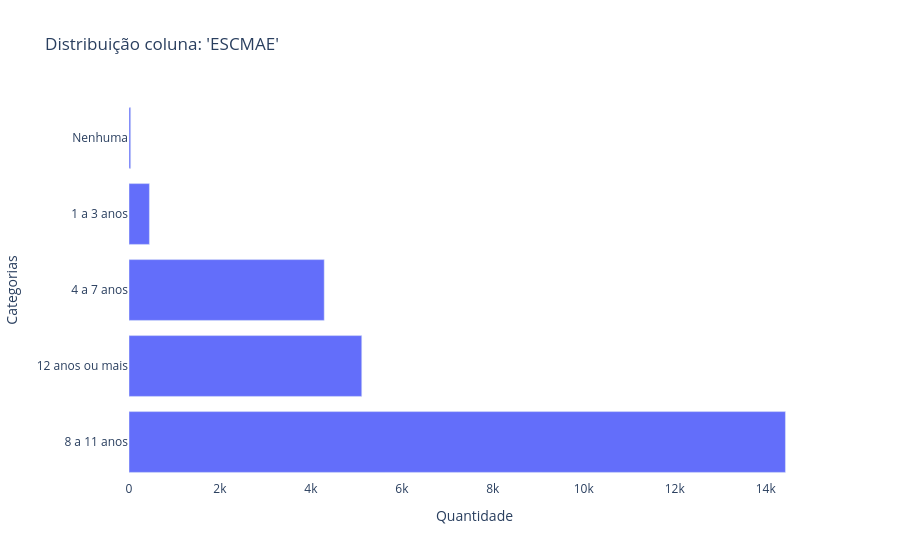
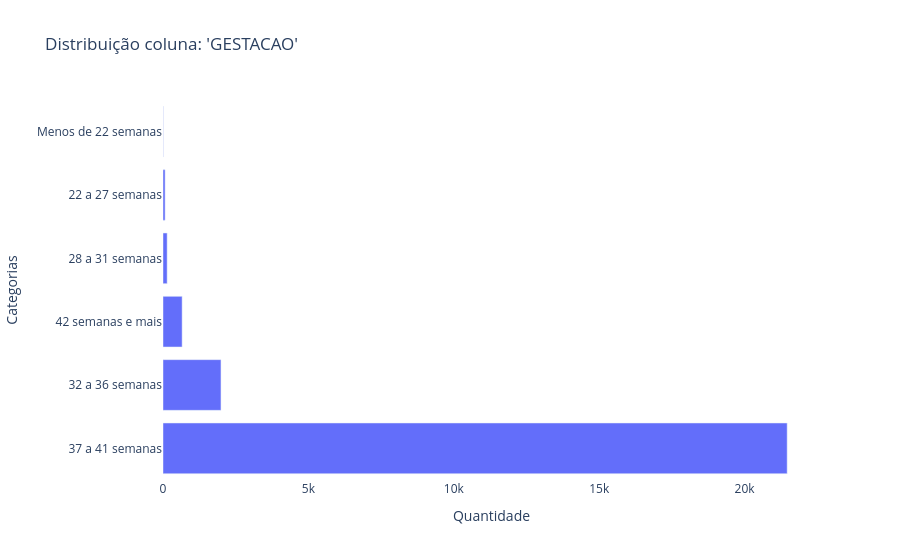
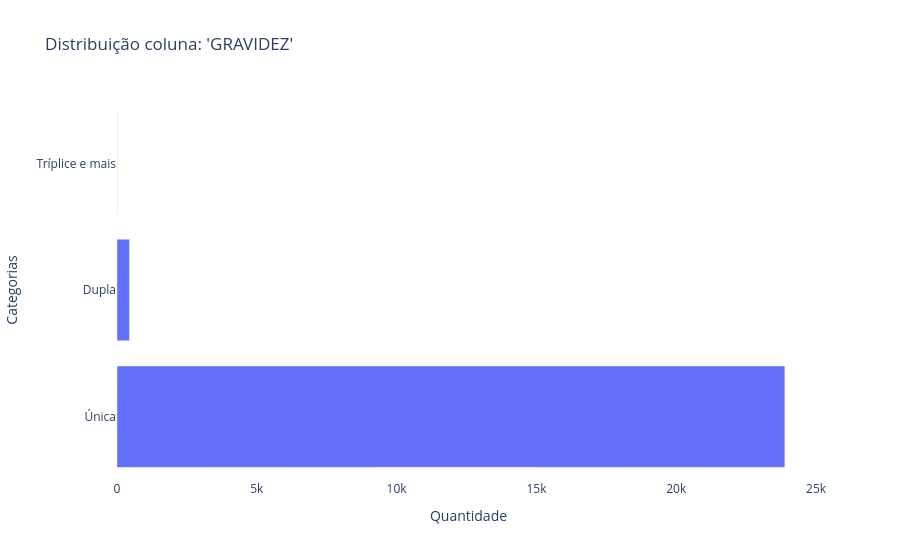
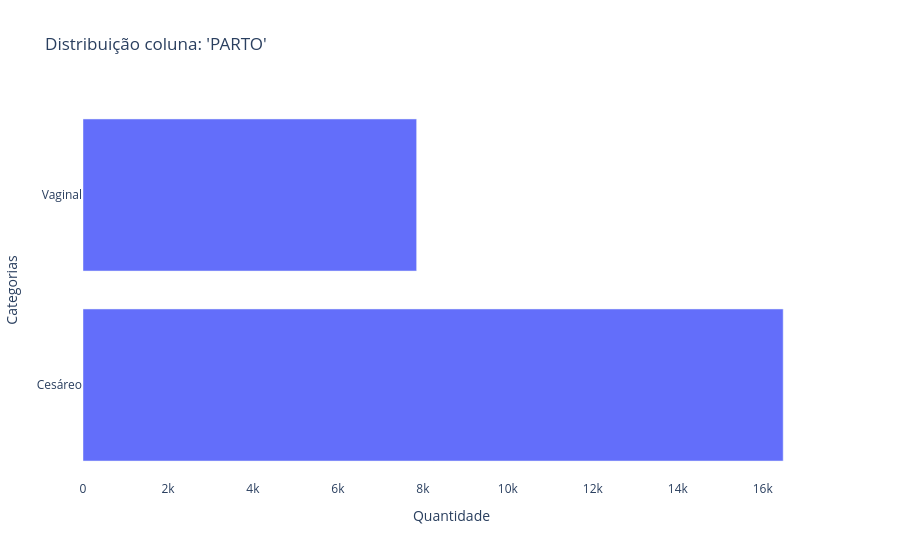

The notebook cell saved with these charts, in order:
### Code cell
grafico_categoria('ESCMAE', df)
grafico_categoria('GESTACAO', df)
grafico_categoria('GRAVIDEZ', df)
grafico_categoria('PARTO', df)
grafico_categoria('SEXO', df)
grafico_categoria('RACACOR', df)

grafico_categoria('DTNASC_DIA', df)
grafico_categoria('DTNASC_DIA', df)
grafico_categoria('DTCADASTRO_DIA', df)
grafico_categoria('DTCADASTRO_MES', df)
grafico_categoria('DTNASCMAE_DIA', df)
grafico_categoria('DTNASCMAE_MES', df)

### Figure 1 — Plotly figure (JSON) as saved in the notebook; plotly's stock layout.template omitted (floating-point values rounded to 4 significant figures)
{"data": [{"alignmentgroup": "True", "hovertemplate": "x=%{x}<br>y=%{y}<extra></extra>", "legendgroup": "", "marker": {"color": "#636efa", "pattern": {"shape": ""}}, "name": "", "offsetgroup": "", "orientation": "h", "showlegend": false, "textposition": "auto", "type": "bar", "x": [14435, 5118, 4293, 449, 37], "xaxis": "x", "y": ["8 a 11 anos", "12 anos ou mais", "4 a 7 anos", "1 a 3 anos", "Nenhuma"], "yaxis": "y"}], "layout": {"barmode": "relative", "legend": {"tracegroupgap": 0}, "plot_bgcolor": "white", "title": {"text": "Distribuição coluna: 'ESCMAE'"}, "xaxis": {"anchor": "y", "domain": [0, 1], "title": {"text": "Quantidade"}}, "yaxis": {"anchor": "x", "domain": [0, 1], "title": {"text": "Categorias"}}}}

### Figure 2 — Plotly figure (JSON) as saved in the notebook; plotly's stock layout.template omitted (floating-point values rounded to 4 significant figures)
{"data": [{"alignmentgroup": "True", "hovertemplate": "x=%{x}<br>y=%{y}<extra></extra>", "legendgroup": "", "marker": {"color": "#636efa", "pattern": {"shape": ""}}, "name": "", "offsetgroup": "", "orientation": "h", "showlegend": false, "textposition": "auto", "type": "bar", "x": [21462, 1993, 657, 142, 72, 6], "xaxis": "x", "y": ["37 a 41 semanas", "32 a 36 semanas", "42 semanas e mais", "28 a 31 semanas", "22 a 27 semanas", "Menos de 22 semanas"], "yaxis": "y"}], "layout": {"barmode": "relative", "legend": {"tracegroupgap": 0}, "plot_bgcolor": "white", "title": {"text": "Distribuição coluna: 'GESTACAO'"}, "xaxis": {"anchor": "y", "domain": [0, 1], "title": {"text": "Quantidade"}}, "yaxis": {"anchor": "x", "domain": [0, 1], "title": {"text": "Categorias"}}}}

### Figure 3 — Plotly figure (JSON) as saved in the notebook; plotly's stock layout.template omitted (floating-point values rounded to 4 significant figures)
{"data": [{"alignmentgroup": "True", "hovertemplate": "x=%{x}<br>y=%{y}<extra></extra>", "legendgroup": "", "marker": {"color": "#636efa", "pattern": {"shape": ""}}, "name": "", "offsetgroup": "", "orientation": "h", "showlegend": false, "textposition": "auto", "type": "bar", "x": [23884, 444, 4], "xaxis": "x", "y": ["Única", "Dupla", "Tríplice e mais"], "yaxis": "y"}], "layout": {"barmode": "relative", "legend": {"tracegroupgap": 0}, "plot_bgcolor": "white", "title": {"text": "Distribuição coluna: 'GRAVIDEZ'"}, "xaxis": {"anchor": "y", "domain": [0, 1], "title": {"text": "Quantidade"}}, "yaxis": {"anchor": "x", "domain": [0, 1], "title": {"text": "Categorias"}}}}

### Figure 4 — Plotly figure (JSON) as saved in the notebook; plotly's stock layout.template omitted (floating-point values rounded to 4 significant figures)
{"data": [{"alignmentgroup": "True", "hovertemplate": "x=%{x}<br>y=%{y}<extra></extra>", "legendgroup": "", "marker": {"color": "#636efa", "pattern": {"shape": ""}}, "name": "", "offsetgroup": "", "orientation": "h", "showlegend": false, "textposition": "auto", "type": "bar", "x": [16480, 7852], "xaxis": "x", "y": ["Cesáreo", "Vaginal"], "yaxis": "y"}], "layout": {"barmode": "relative", "legend": {"tracegroupgap": 0}, "plot_bgcolor": "white", "title": {"text": "Distribuição coluna: 'PARTO'"}, "xaxis": {"anchor": "y", "domain": [0, 1], "title": {"text": "Quantidade"}}, "yaxis": {"anchor": "x", "domain": [0, 1], "title": {"text": "Categorias"}}}}
